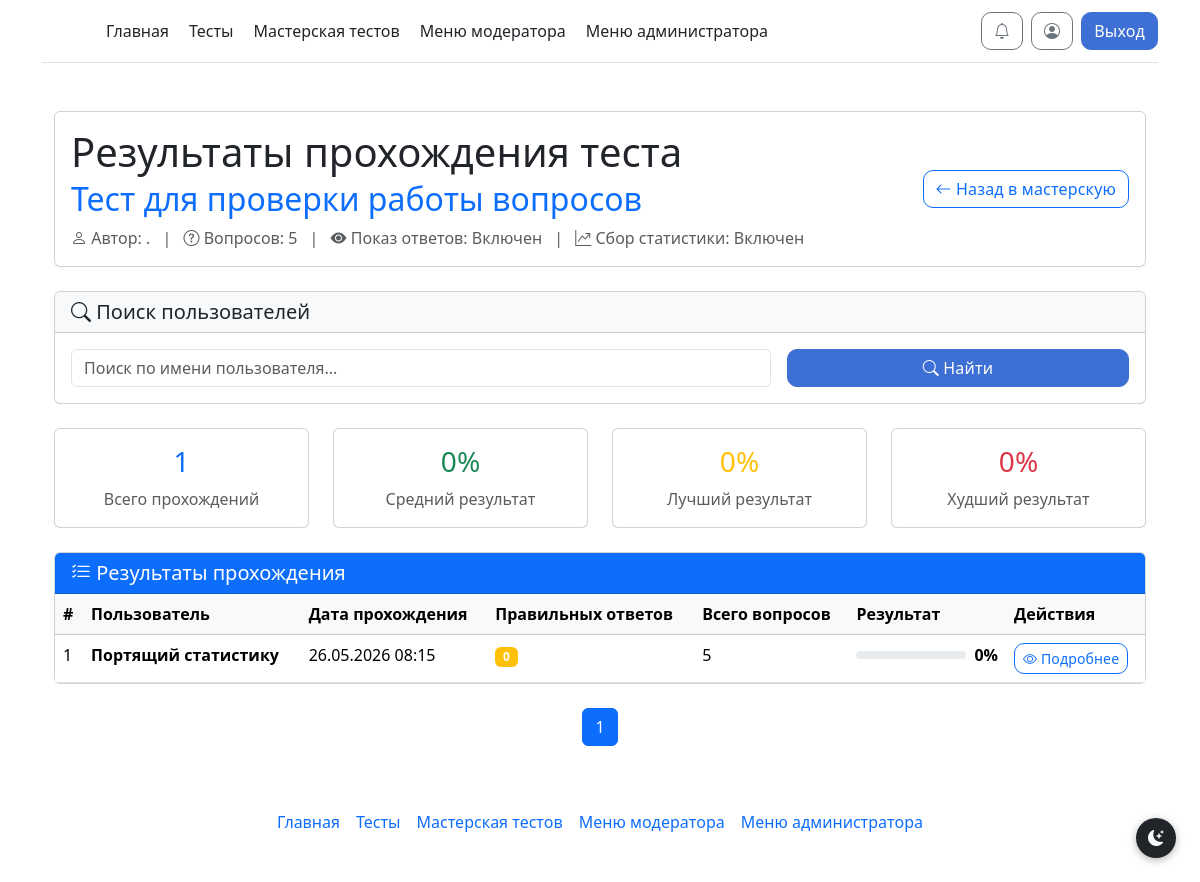
The page /test/1/results (signed in) on the database its author committed.
### models.py (models this page shows)
class Tests(db.Model):
    test_id = db.Column(db.Integer, primary_key=True)
    test_id_creator = db.Column(db.Integer)
    test_name = db.Column(db.String)
    test_description = db.Column(db.String)
    test_status = db.Column(db.Integer)
    test_image = db.Column(db.String)
    test_cat_id = db.Column(db.Integer, default=None)  # ссылка на TestCategory.cat_id или None
    show_answers_after_test = db.Column(db.Boolean, default=True)  # показывать правильные ответы после завершения теста
    collect_statistics = db.Column(db.Boolean, default=True)  # собирать статистику для автора теста

class User(db.Model, UserMixin):
    id = db.Column(db.Integer, primary_key=True)
    username = db.Column(db.String, unique=True)
    password = db.Column(db.String)
    email = db.Column(db.String, unique=True)
    admin = db.Column(db.Integer, default=0)  # 0 — пользователь, 1 — модератор, 2 — администратор
    current_test_id = db.Column(db.Integer, default=None)
    notif_email_tests = db.Column(db.Boolean, default=True)
    notif_email_admin = db.Column(db.Boolean, default=True)
    notif_email_account = db.Column(db.Boolean, default=True)

class TestDetailedResults(db.Model):
    __tablename__ = 'test_detailed_results'
    tdr_id = db.Column(db.Integer, primary_key=True)
    tdr_test_id = db.Column(db.Integer, db.ForeignKey('tests.test_id', ondelete='CASCADE'), nullable=False)
    tdr_user_id = db.Column(db.Integer, db.ForeignKey('user.id', ondelete='CASCADE'), nullable=False)
    tdr_correct_answers = db.Column(db.Integer, nullable=False)
    tdr_total_questions = db.Column(db.Integer, nullable=False)
    tdr_percentage = db.Column(db.Float, nullable=False)
    tdr_user_answers = db.Column(db.Text)  # JSON с ответами пользователя
    tdr_created_at = db.Column(db.DateTime, default=datetime.utcnow)
    user = db.relationship('User', backref='detailed_results')
    test = db.relationship('Tests', backref='detailed_results')

### routes/tests.py (the view)
@tests_bp.route('/test/<int:test_id>/results')
@login_required
def view_test_results(test_id):
    test = Tests.query.get(test_id)
    if not test:
        flash("Тест не найден!", 'danger')
        return redirect("/workshop")
    if test.test_id_creator != current_user.id:
        flash("Вы не являетесь автором этого теста!", 'danger')
        return redirect("/workshop")
    author = User.query.get(test.test_id_creator)
    questions_count = Tests_questions.query.filter_by(test_q_test_id=test.test_id, test_q_status=2).count()
    search_query = request.args.get('search', '').strip()
    page = request.args.get('page', 1, type=int)
    per_page = 20
    query = TestDetailedResults.query.filter_by(tdr_test_id=test_id)
    if search_query:
        query = query.join(User).filter(User.username.ilike(f'%{search_query}%'))
    query = query.order_by(TestDetailedResults.tdr_created_at.desc())
    total_results = query.count()
    results = query.offset((page - 1) * per_page).limit(per_page).all()
    total_pages = (total_results + per_page - 1) // per_page
    all_results = TestDetailedResults.query.filter_by(tdr_test_id=test_id).all()
    if all_results:
        avg_percentage = sum(r.tdr_percentage for r in all_results) / len(all_results)
        best_percentage = max(r.tdr_percentage for r in all_results)
        worst_percentage = min(r.tdr_percentage for r in all_results)
    else:
        avg_percentage = best_percentage = worst_percentage = 0
    return render_template("test_results_view.html",
                          test=test,
                          author=author,
                          questions_count=questions_count,
                          results=results,
                          total_results=total_results,
                          avg_percentage=avg_percentage,
                          best_percentage=best_percentage,
                          worst_percentage=worst_percentage,
                          search_query=search_query,
                          page=page,
                          total_pages=total_pages)

### __init__.py (called while the page is built, shortened)
@manager.user_loader
def load_user(user_id):
    return db.session.get(User, user_id)

@app.template_filter('get_unread_notifications_count')
def get_unread_notifications_count(user_id):
    return Notifications.query.filter_by(n_user_id=user_id, n_is_read=False).count()

@app.template_filter('from_json')
def from_json_filter(json_str):
    import json
    try:
        return json.loads(json_str)
    except (json.JSONDecodeError, TypeError):
        return {}

@app.before_request
def check_must_rate_test():
    excluded_paths = ['/test/', '/static/', '/logout']

### templates/test_results_view.html (shortened to what this page needs)
{% extends 'base.html' %}
{% block main %}
<div class="container mt-4">
    <div class="row">
        <div class="col-md-12">
            <div class="card mb-4">
                <div class="card-body">
                    <div class="d-flex justify-content-between align-items-center">
                        <div>
                            <h1 class="card-title mb-1">Результаты прохождения теста</h1>
                            <h2 class="text-primary">{{ test.test_name }}</h2>
                            <p class="text-muted mb-0">
                                <i class="bi bi-person"></i> Автор: {{ author.username }}
                                <span class="mx-2">|</span>
                                <i class="bi bi-question-circle"></i> Вопросов: {{ questions_count }}
                                <span class="mx-2">|</span>
                                <i class="bi bi-eye{% if test.show_answers_after_test %}-fill{% endif %}"></i>
                                Показ ответов: {% if test.show_answers_after_test %}Включен{% else %}Отключен{% endif %}
                                <span class="mx-2">|</span>
                                <i class="bi bi-graph-up{% if test.collect_statistics %}-arrow{% endif %}"></i>
                                Сбор статистики: {% if test.collect_statistics %}Включен{% else %}Отключен{% endif %}
                            </p>
                        </div>
                        <a href="{{ url_for('workshop.workshop') }}" class="btn btn-outline-primary">
                            <i class="bi bi-arrow-left"></i> Назад в мастерскую
                        </a>
                    </div>
                </div>
            </div>
            <div class="card mb-4">
                <div class="card-header bg-light">
                    <h5 class="mb-0"><i class="bi bi-search"></i> Поиск пользователей</h5>
                </div>
                <div class="card-body">
                    <form method="GET" action="{{ url_for('tests.view_test_results', test_id=test.test_id) }}" class="row g-3">
                        <div class="col-md-8">
                            <input type="text" name="search" class="form-control"
                                   placeholder="Поиск по имени пользователя..."
                                   value="{{ search_query }}">
                        </div>
                        <div class="col-md-4">
                            <button type="submit" class="btn btn-primary w-100">
                                <i class="bi bi-search"></i> Найти
                            </button>
                        </div>
                    </form>
                </div>
            </div>
            <div class="row mb-4">
                <div class="col-md-3">
                    <div class="card text-center">
                        <div class="card-body">
                            <h3 class="text-primary">{{ total_results }}</h3>
                            <p class="text-muted mb-0">Всего прохождений</p>
                        </div>
                    </div>
                </div>
                <div class="col-md-3">
                    <div class="card text-center">
                        <div class="card-body">
                            <h3 class="text-success">{{ avg_percentage|round|int }}%</h3>
                            <p class="text-muted mb-0">Средний результат</p>
                        </div>
                    </div>
                </div>
                <div class="col-md-3">
                    <div class="card text-center">
                        <div class="card-body">
                            <h3 class="text-warning">{{ best_percentage|round|int }}%</h3>
                            <p class="text-muted mb-0">Лучший результат</p>
                        </div>
                    </div>
                </div>
                <div class="col-md-3">
                    <div class="card text-center">
                        <div class="card-body">
                            <h3 class="text-danger">{{ worst_percentage|round|int }}%</h3>
                            <p class="text-muted mb-0">Худший результат</p>
                        </div>
                    </div>
                </div>
            </div>
            <div class="card">
                <div class="card-header bg-primary text-white">
                    <h5 class="mb-0"><i class="bi bi-list-check"></i> Результаты прохождения</h5>
                </div>
                <div class="card-body p-0">
                    {% if results %}
                    <div class="table-responsive">
                        <table class="table table-hover mb-0">
                            <thead class="table-light">
                                <tr>
                                    <th>#</th>
                                    <th>Пользователь</th>
                                    <th>Дата прохождения</th>
                                    <th>Правильных ответов</th>
                                    <th>Всего вопросов</th>
                                    <th>Результат</th>
                                    <th>Действия</th>
                                </tr>
                            </thead>
                            <tbody>
                                {% for result in results %}
                                <tr>
                                    <td>{{ loop.index }}</td>
                                    <td>
                                        <strong>{{ result.user.username }}</strong>
                                    </td>
                                    <td>{{ result.tdr_created_at.strftime('%d.%m.%Y %H:%M') }}</td>
                                    <td>
                                        <span class="badge {% if result.tdr_correct_answers == result.tdr_total_questions %}bg-success{% else %}bg-warning{% endif %}">
                                            {{ result.tdr_correct_answers }}
                                        </span>
                                    </td>
                                    <td>{{ result.tdr_total_questions }}</td>
                                    <td>
                                        <div class="d-flex align-items-center">
                                            <div class="progress flex-grow-1 me-2" style="height: 8px;">
                                            </div>
                                            <span class="fw-bold">{{ result.tdr_percentage|round|int }}%</span>
                                        </div>
                                    </td>
                                    <td>
                                        <button type="button" class="btn btn-sm btn-outline-primary"
                                                data-bs-toggle="modal"
                                                data-bs-target="#resultModal{{ result.tdr_id }}">
                                            <i class="bi bi-eye"></i> Подробнее
                                        </button>
                                    </td>
                                </tr>
                                {% endfor %}
                            </tbody>
                        </table>
                    </div>
                    {% else %}
                    <div class="text-center py-5">
                        <i class="bi bi-inbox" style="font-size: 3rem; color: #ccc;"></i>
                        <h4 class="mt-3 text-muted">Нет результатов прохождения</h4>
                        <p class="text-muted">Пользователи еще не проходили этот тест</p>
                    </div>
                    {% endif %}
                </div>
            </div>
            {% if results and results|length > 0 %}
            <nav class="mt-4">
                <ul class="pagination justify-content-center">
                    {% for p in range(1, total_pages + 1) %}
                    <li class="page-item {% if p == page %}active{% endif %}">
                        <a class="page-link" href="{{ url_for('tests.view_test_results', test_id=test.test_id, page=p, search=search_query) }}">
                            {{ p }}
                        </a>
                    </li>
                    {% endfor %}
                </ul>
            </nav>
            {% endif %}
        </div>
    </div>
</div>
{% endblock %}

### static/style/style.css (style rules this page uses)
.btn { border-radius: 10px !important; font-weight: 500; letter-spacing: 0.01em; transition: transform 0.1s ease, box-shadow 0.1s ease, background-color 0.1s ease !important; }
.btn-primary { background: #3d6fd4 !important; border-color: #3d6fd4 !important; }
.btn-outline-primary { border-radius: 10px !important; }

### templates/test_results_view.html (style rules this page uses)
.progress { min-width: 100px; }
.table th { font-weight: 600; }

### rows shown on the page
Tests: test_name "Тест для проверки работы вопросов"
User: username "."
TestDetailedResults: tdr_percentage "0", user.username "Портящий статистику", tdr_created_at "26.05.2026 08:15", tdr_correct_answers "0", tdr_total_questions "5"

### other values the page prints
{{ questions_count }} "5"
{{ total_results }} "1"
{{ avg_percentage|round|int }} "0"
{{ p }} "1"
